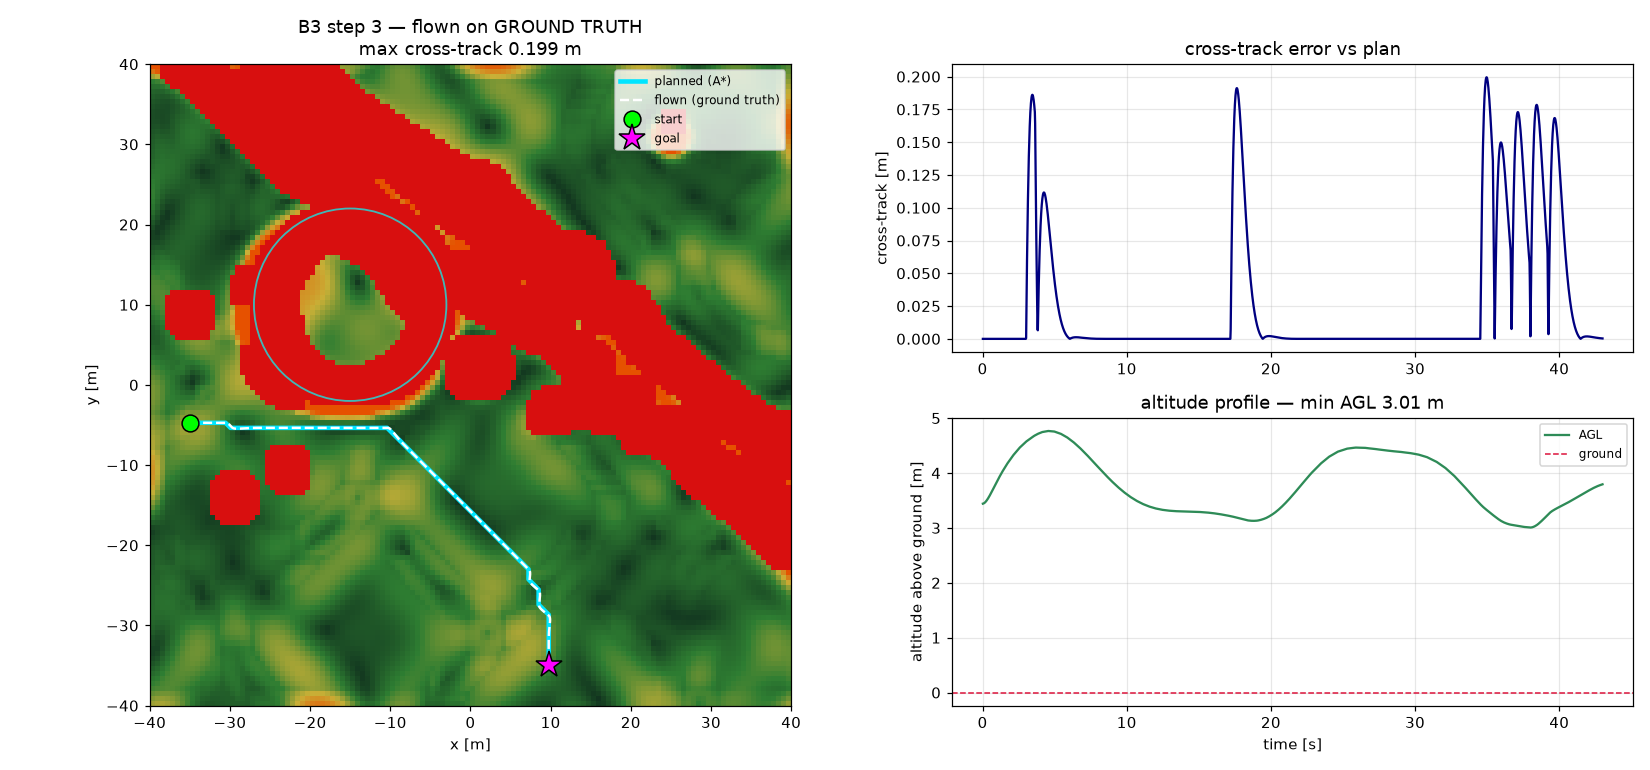

This figure's Python source:
"""B3 CHECKPOINT 3 -- fly pair B on GROUND TRUTH."""
import json

import numpy as np
import matplotlib
matplotlib.use("Agg")
import matplotlib.pyplot as plt
from matplotlib.colors import LinearSegmentedColormap

from mars_world import EXTENT, CRATER_CENTRE, CRATER_RADIUS
from b3_flight import build_plan, fly, CRUISE_CLEARANCE, CRUISE_SPEED


def main():
    tm, r, path, ground, route_max, cruise_z = build_plan()
    print("=== PLAN (pair B) ===")
    print(f"  waypoints        {len(path)}")
    print(f"  path length      {r['length_m']:.2f} m  (straight {r['straight_m']:.2f} m,"
          f" detour {r['detour_ratio']:.3f}x)")
    print(f"  route terrain    min {ground.min():.2f}  max {route_max:.2f} m")
    print(f"  cruise altitude  {cruise_z:.2f} m  (= route max + {CRUISE_CLEARANCE})")
    print(f"  route clearance to nearest hazard: {r['min_clearance_m']:.2f} m")

    h = fly("truth", path, tm)

    print(f"\n=== FLIGHT ON GROUND TRUTH ===")
    print(f"  reached goal          {h['reached']}   "
          f"final error {h['goal_err']:.3f} m (xy {h['goal_err_xy']:.3f} m)")
    print(f"  duration              {h['t'][-1]:.1f} s at {CRUISE_SPEED} m/s")
    print(f"  MAX cross-track       {h['xtrack_true'].max():.3f} m")
    print(f"  mean cross-track      {h['xtrack_true'].mean():.3f} m")
    print(f"  min AGL               {h['agl'].min():.3f} m   "
          f"{'CLEARS TERRAIN' if h['agl'].min() > 0 else 'GROUND CONTACT'}")
    print(f"  min hazard clearance  {h['clearance'].min():.3f} m "
          f"(route plan had {r['min_clearance_m']:.2f} m)")
    clean = h["xtrack_true"].max() < 1.5 and h["agl"].min() > 0 and h["reached"]
    print(f"  VERDICT: {'NEAR-CLEAN -- safe to proceed to step 4' if clean else 'NOT CLEAN'}")

    ext = [-EXTENT / 2, EXTENT / 2, -EXTENT / 2, EXTENT / 2]
    cmap = LinearSegmentedColormap.from_list(
        "trav", ["#12341f", "#2e7d32", "#c9b037", "#e65100"])
    cost_show = np.where(np.isfinite(tm.cost), tm.cost, np.nan)

    fig = plt.figure(figsize=(15, 7))
    gs = fig.add_gridspec(2, 2, width_ratios=[1.2, 1])

    a = fig.add_subplot(gs[:, 0])
    a.imshow(cost_show.T, origin="lower", extent=ext, cmap=cmap,
             vmin=1.0, vmax=np.nanpercentile(cost_show, 99))
    blk = np.zeros((*tm.blocked.shape, 4)); blk[tm.blocked] = [0.85, .06, .06, 1]
    a.imshow(np.transpose(blk, (1, 0, 2)), origin="lower", extent=ext)
    a.add_patch(plt.Circle(CRATER_CENTRE, CRATER_RADIUS, fill=False,
                           color="cyan", lw=1.2, alpha=0.7))
    a.plot(path[:, 0], path[:, 1], color="#00e5ff", lw=3, label="planned (A*)")
    a.plot(h["true"][:, 0], h["true"][:, 1], color="white", lw=1.6, ls="--",
           label="flown (ground truth)")
    a.plot(*path[0, :2], "o", color="lime", ms=11, mec="k", label="start")
    a.plot(*path[-1, :2], "*", color="magenta", ms=18, mec="k", label="goal")
    a.set_xlabel("x [m]"); a.set_ylabel("y [m]")
    a.set_title(f"B3 step 3 — flown on GROUND TRUTH\n"
                f"max cross-track {h['xtrack_true'].max():.3f} m")
    a.legend(loc="upper right", fontsize=8)

    a = fig.add_subplot(gs[0, 1])
    a.plot(h["t"], h["xtrack_true"], color="navy")
    a.set_ylabel("cross-track [m]"); a.grid(alpha=0.3)
    a.set_title("cross-track error vs plan")

    a = fig.add_subplot(gs[1, 1])
    a.plot(h["t"], h["agl"], color="seagreen", label="AGL")
    a.axhline(0, color="crimson", ls="--", lw=1, label="ground")
    a.set_xlabel("time [s]"); a.set_ylabel("altitude above ground [m]")
    a.set_title(f"altitude profile — min AGL {h['agl'].min():.2f} m")
    a.legend(fontsize=8); a.grid(alpha=0.3)

    fig.tight_layout()
    fig.savefig("b3_step3_truth.png", dpi=110)
    print("\n  plot  b3_step3_truth.png")

    with open("b3_step3_truth.json", "w") as f:
        json.dump({"plan": {"length_m": r["length_m"], "detour": r["detour_ratio"],
                            "cruise_z": cruise_z, "route_max_terrain": route_max,
                            "route_clearance_m": r["min_clearance_m"]},
                   "reached": h["reached"], "goal_err_m": h["goal_err"],
                   "max_cross_track_m": float(h["xtrack_true"].max()),
                   "mean_cross_track_m": float(h["xtrack_true"].mean()),
                   "min_agl_m": float(h["agl"].min()),
                   "min_hazard_clearance_m": float(h["clearance"].min()),
                   "duration_s": float(h["t"][-1])}, f, indent=1)
    print("  log   b3_step3_truth.json")


if __name__ == "__main__":
    main()
